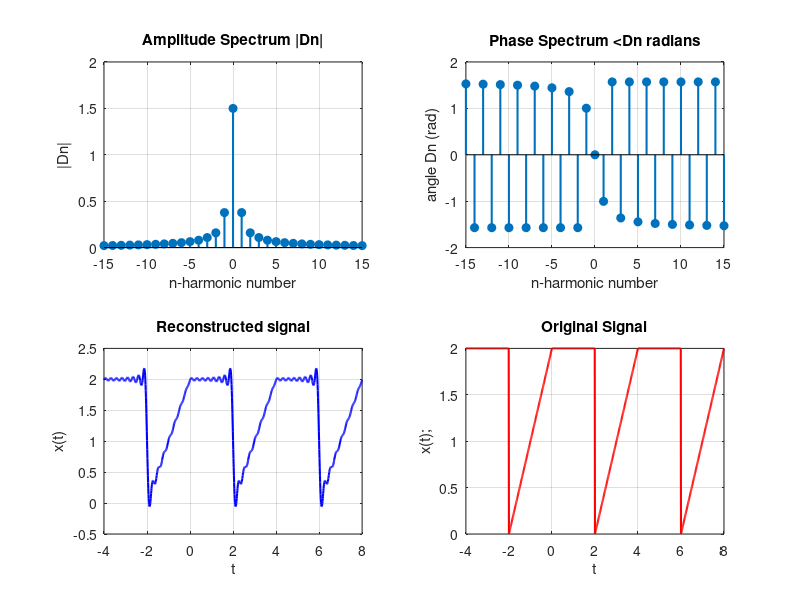

MATLAB code to generate this figure:
clear all ;close all;clc;

nneg=-15:-1;
npos=1:15;
%for Dn negative numbers
fnneg=zeros(1,length(nneg));
for k=1:length(nneg)
    n_val=nneg(k);
    if mod(abs(n_val),2)==1  %check if odd
        fnneg(k)=(2/((n_val.^2).*pi.^2))-1j/(n_val*pi);
    else
        %even
        fnneg(k)=1j/(n_val*pi);
    end
end

fnpos=zeros(1,length(npos));
for k=1:length(npos)
    n_val=npos(k);
   if mod(abs(n_val),2)==1  %check if odd
       fnpos(k)=(2/((n_val.^2).*pi.^2))-1j/(n_val*pi);
   else
       fnpos(k)=1j/(n_val*pi);
   end
end

f0=1.5;
%combine all
n=[nneg,0,npos];
Fn=[fnneg,f0,fnpos];

%plotting amplitude spectrum
figure;
subplot(2,2,1);
stem(n,abs(Fn),"filled",'LineWidth',1.5,'MarkerSize',6);
title('Amplitude Spectrum |Dn|');
xlabel('n-harmonic number');
ylabel('|Dn|');
grid on;
%plotting phase spectrum
subplot(2,2,2);
stem(n,angle(Fn),"filled",'LineWidth',1.5,'MarkerSize',6);
title('Phase Spectrum <Dn radians');
xlabel('n-harmonic number');
ylabel('angle Dn (rad)');
grid on;

%reconstraction (t from -2 to 2)
t= -4:0.01:8;%3 period
k=0;
%fapprox=zeros(1,length(t));
for t_val=t
    k=k+1;
    fapprox(k)=sum(Fn.*exp(1j*n*(pi/2)*t_val));
end

% Original periodic signal
fexact = zeros(1, length(t));
for k = 1:length(t)
    t_mod = mod(t(k) + 2, 4) - 2;
    if t_mod < 0
        fexact(k) = t_mod + 2;
    else
        fexact(k) = 2;
    end
end


subplot(2,2,3)
plot(t,(fapprox),'b-','LineWidth',1.5);
title('Reconstructed signal');
xlabel('t');
ylabel('x(t)');
grid on

subplot(2,2,4)
plot(t,fexact,'r-','LineWidth',1.5);
title('Original Signal');
xlabel('t')
ylabel('x(t);');
grid on
